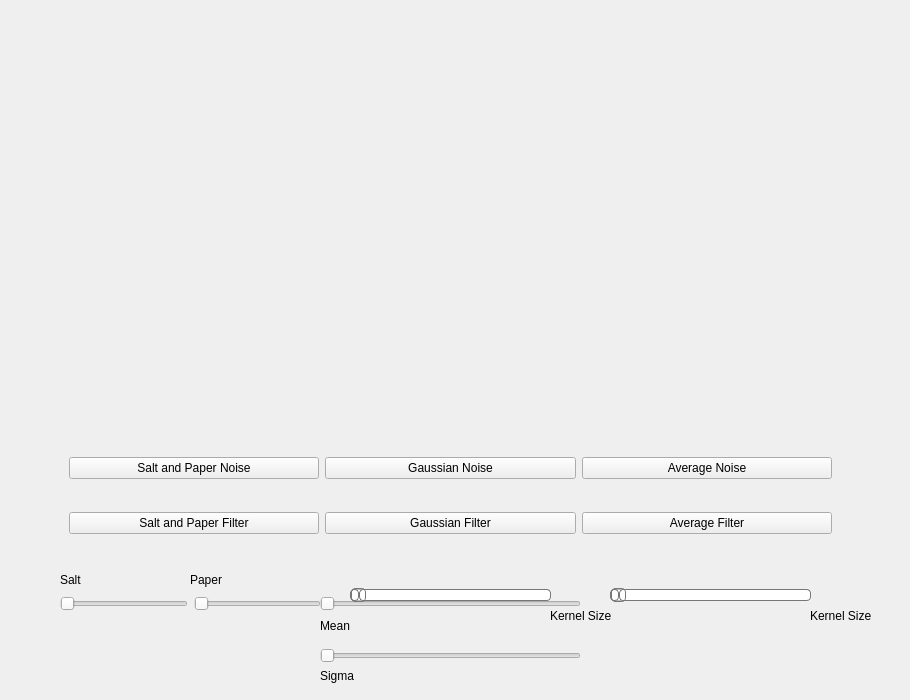
    <widget class="QWidget" name="tab">
     <attribute name="title">
      <string>Filtering</string>
     </attribute>
     <widget class="QWidget" name="verticalLayoutWidget_4">
      <property name="geometry">
       <rect>
        <x>60</x>
        <y>0</y>
        <width>781</width>
        <height>571</height>
       </rect>
      </property>
      <layout class="QVBoxLayout" name="verticalLayout_4">
       <item>
        <widget class="QWidget" name="horizontalWidget_4" native="true">
         <property name="maximumSize">
          <size>
           <width>16777215</width>
           <height>40</height>
          </size>
         </property>
         <layout class="QHBoxLayout" name="horizontalLayout_24">
          <item>
           <layout class="QHBoxLayout" name="horizontalLayout_9">
            <item>
             <widget class="QLabel" name="originalImgLbl">
              <property name="text">
               <string/>
              </property>
             </widget>
            </item>
           </layout>
          </item>
          <item>
           <spacer name="horizontalSpacer_3">
            <property name="orientation">
             <enum>Qt::Horizontal</enum>
            </property>
            <property name="sizeType">
             <enum>QSizePolicy::Maximum</enum>
            </property>
            <property name="sizeHint" stdset="0">
             <size>
              <width>40</width>
              <height>20</height>
             </size>
            </property>
           </spacer>
          </item>
          <item>
           <layout class="QHBoxLayout" name="horizontalLayout_10">
            <item>
             <widget class="QLabel" name="filteredImgLbl">
              <property name="text">
               <string/>
              </property>
             </widget>
            </item>
           </layout>
          </item>
         </layout>
        </widget>
       </item>
       <item>
        <layout class="QHBoxLayout" name="horizontalLayout_25">
         <item>
          <layout class="QVBoxLayout" name="verticalLayout_2">
           <item>
            <widget class="QLabel" name="originalImg">
             <property name="text">
              <string/>
             </property>
            </widget>
           </item>
          </layout>
         </item>
         <item>
          <spacer name="horizontalSpacer_2">
           <property name="orientation">
            <enum>Qt::Horizontal</enum>
           </property>
           <property name="sizeType">
            <enum>QSizePolicy::Maximum</enum>
           </property>
           <property name="sizeHint" stdset="0">
            <size>
             <width>40</width>
             <height>20</height>
            </size>
           </property>
          </spacer>
         </item>
         <item>
          <layout class="QVBoxLayout" name="verticalLayout_3">
           <item>
            <widget class="QLabel" name="filteredImg">
             <property name="text">
              <string/>
             </property>
            </widget>
           </item>
          </layout>
         </item>
        </layout>
       </item>
       <item>
        <spacer name="verticalSpacer_2">
         <property name="orientation">
          <enum>Qt::Vertical</enum>
         </property>
         <property name="sizeType">
          <enum>QSizePolicy::Maximum</enum>
         </property>
         <property name="sizeHint" stdset="0">
          <size>
           <width>20</width>
           <height>70</height>
          </size>
         </property>
        </spacer>
       </item>
       <item>
        <widget class="QWidget" name="buttons_layout" native="true">
         <property name="maximumSize">
          <size>
           <width>16777215</width>
           <height>150</height>
          </size>
         </property>
         <layout class="QHBoxLayout" name="horizontalLayout_5">
          <item>
           <layout class="QHBoxLayout" name="horizontalLayout_26">
            <item>
             <layout class="QVBoxLayout" name="verticalLayout_6">
              <item>
               <widget class="QPushButton" name="saltNoBtn_2">
                <property name="text">
                 <string>Salt and Paper Noise</string>
                </property>
               </widget>
              </item>
              <item>
               <widget class="QPushButton" name="altFiltBtn_2">
                <property name="text">
                 <string>Salt and Paper Filter</string>
                </property>
               </widget>
              </item>
             </layout>
            </item>
           </layout>
          </item>
          <item>
           <layout class="QVBoxLayout" name="verticalLayout_20">
            <item>
             <widget class="QPushButton" name="gaussianNoBtn_2">
              <property name="text">
               <string>Gaussian Noise</string>
              </property>
             </widget>
            </item>
            <item>
             <widget class="QPushButton" name="gaussianFilBtn_2">
              <property name="text">
               <string>Gaussian Filter</string>
              </property>
             </widget>
            </item>
           </layout>
          </item>
          <item>
           <layout class="QVBoxLayout" name="verticalLayout_17">
            <item>
             <widget class="QPushButton" name="avgNoBtn_2">
              <property name="text">
               <string>Average Noise</string>
              </property>
             </widget>
            </item>
            <item>
             <widget class="QPushButton" name="avgFiltBtn_2">
              <property name="text">
               <string>Average Filter</string>
              </property>
             </widget>
            </item>
           </layout>
          </item>
         </layout>
        </widget>
       </item>
      </layout>
     </widget>
     <widget class="QLabel" name="average_slider_value">
      <property name="geometry">
       <rect>
        <x>820</x>
        <y>580</y>
        <width>41</width>
        <height>31</height>
       </rect>
      </property>
      <property name="text">
       <string/>
      </property>
     </widget>
     <widget class="QLabel" name="slider_magdy_val">
      <property name="geometry">
       <rect>
        <x>562</x>
        <y>580</y>
        <width>51</width>
        <height>31</height>
       </rect>
      </property>
      <property name="text">
       <string/>
      </property>
     </widget>
     <widget class="QWidget" name="horizontalLayoutWidget">
      <property name="geometry">
       <rect>
        <x>320</x>
        <y>580</y>
        <width>261</width>
        <height>47</height>
       </rect>
      </property>
      <layout class="QHBoxLayout" name="horizontalLayout">
       <item>
        <layout class="QVBoxLayout" name="meanLabelGaussN">
         <item>
          <widget class="QSlider" name="mean_sliderGaussN">
           <property name="orientation">
            <enum>Qt::Horizontal</enum>
           </property>
          </widget>
         </item>
        </layout>
       </item>
       <item>
        <layout class="QVBoxLayout" name="sigmaLabelGaussN"/>
       </item>
      </layout>
     </widget>
     <widget class="QWidget" name="horizontalLayoutWidget_2">
      <property name="geometry">
       <rect>
        <x>60</x>
        <y>580</y>
        <width>261</width>
        <height>47</height>
       </rect>
      </property>
      <layout class="QHBoxLayout" name="horizontalLayout_7">
       <item>
        <layout class="QVBoxLayout" name="sAndPLabel">
         <item>
          <widget class="QSlider" name="saltSlider">
           <property name="maximum">
            <number>20</number>
           </property>
           <property name="singleStep">
            <number>1</number>
           </property>
           <property name="pageStep">
            <number>0</number>
           </property>
           <property name="orientation">
            <enum>Qt::Horizontal</enum>
           </property>
          </widget>
         </item>
        </layout>
       </item>
       <item>
        <layout class="QVBoxLayout" name="sAndPLabel_2">
         <item>
          <widget class="QSlider" name="paperSlider">
           <property name="maximum">
            <number>20</number>
           </property>
           <property name="orientation">
            <enum>Qt::Horizontal</enum>
           </property>
          </widget>
         </item>
        </layout>
       </item>
      </layout>
     </widget>
     <widget class="QLabel" name="gaussian_slider_value">
      <property name="geometry">
       <rect>
        <x>560</x>
        <y>580</y>
        <width>51</width>
        <height>31</height>
       </rect>
      </property>
      <property name="text">
       <string/>
      </property>
     </widget>
     <widget class="QWidget" name="horizontalLayoutWidget_13">
      <property name="geometry">
       <rect>
        <x>60</x>
        <y>610</y>
        <width>261</width>
        <height>31</height>
       </rect>
      </property>
      <layout class="QHBoxLayout" name="SandPlabelsLayout">
       <item>
        <widget class="QLabel" name="saltLabel">
         <property name="text">
          <string/>
         </property>
        </widget>
       </item>
       <item>
        <widget class="QLabel" name="paperLabel">
         <property name="text">
          <string/>
         </property>
        </widget>
       </item>
      </layout>
     </widget>
     <widget class="QWidget" name="horizontalLayoutWidget_14">
      <property name="geometry">
       <rect>
        <x>320</x>
        <y>610</y>
        <width>261</width>
        <height>31</height>
       </rect>
      </property>
      <layout class="QHBoxLayout" name="gaussianLabels">
       <property name="spacing">
        <number>0</number>
       </property>
       <item>
        <widget class="QLabel" name="meanLabel_2">
         <property name="text">
          <string>Mean</string>
         </property>
        </widget>
       </item>
      </layout>
     </widget>
     <widget class="QWidget" name="horizontalLayoutWidget_15">
      <property name="geometry">
       <rect>
        <x>350</x>
        <y>560</y>
        <width>201</width>
        <height>71</height>
       </rect>
      </property>
      <layout class="QHBoxLayout" name="horizontalLayout_23">
       <item>
        <widget class="QSlider" name="GaussianSlider">
         <property name="styleSheet">
          <string notr="true">QSlider::groove:horizontal {
border: 1px solid #bbb;
background: white;
height: 10px;
border-radius: 4px;
}

QSlider::sub-page:horizontal {
background: qlineargradient(x1: 0, y1: 0,    x2: 0, y2: 1,
    stop: 0 #66e, stop: 1 #bbf);
background: qlineargradient(x1: 0, y1: 0.2, x2: 1, y2: 1,
    stop: 0 #bbf, stop: 1 #55f);
border: 1px solid #777;
height: 10px;
border-radius: 4px;
}

QSlider::add-page:horizontal {
background: #fff;
border: 1px solid #777;
height: 10px;
border-radius: 4px;
}

QSlider::handle:horizontal {
background: qlineargradient(x1:0, y1:0, x2:1, y2:1,
    stop:0 #eee, stop:1 #ccc);
border: 1px solid #777;
width: 13px;
margin-top: -2px;
margin-bottom: -2px;
border-radius: 4px;
}

QSlider::handle:horizontal:hover {
background: qlineargradient(x1:0, y1:0, x2:1, y2:1,
    stop:0 #fff, stop:1 #ddd);
border: 1px solid #444;
border-radius: 4px;
}

QSlider::sub-page:horizontal:disabled {
background: #bbb;
border-color: #999;
}

QSlider::add-page:horizontal:disabled {
background: #eee;
border-color: #999;
}

QSlider::handle:horizontal:disabled {
background: #eee;
border: 1px solid #aaa;
border-radius: 4px;
}</string>
         </property>
         <property name="minimum">
          <number>1</number>
         </property>
         <property name="maximum">
          <number>100</number>
         </property>
         <property name="singleStep">
          <number>2</number>
         </property>
         <property name="orientation">
          <enum>Qt::Horizontal</enum>
         </property>
        </widget>
       </item>
      </layout>
     </widget>
     <widget class="QWidget" name="horizontalLayoutWidget_16">
      <property name="geometry">
       <rect>
        <x>610</x>
        <y>580</y>
        <width>201</width>
        <height>31</height>
       </rect>
      </property>
      <layout class="QHBoxLayout" name="horizontalLayout_27">
       <item>
        <widget class="QSlider" name="average_slider">
         <property name="styleSheet">
          <string notr="true">QSlider::groove:horizontal {
border: 1px solid #bbb;
background: white;
height: 10px;
border-radius: 4px;
}

QSlider::sub-page:horizontal {
background: qlineargradient(x1: 0, y1: 0,    x2: 0, y2: 1,
    stop: 0 #66e, stop: 1 #bbf);
background: qlineargradient(x1: 0, y1: 0.2, x2: 1, y2: 1,
    stop: 0 #bbf, stop: 1 #55f);
border: 1px solid #777;
height: 10px;
border-radius: 4px;
}

QSlider::add-page:horizontal {
background: #fff;
border: 1px solid #777;
height: 10px;
border-radius: 4px;
}

QSlider::handle:horizontal {
background: qlineargradient(x1:0, y1:0, x2:1, y2:1,
    stop:0 #eee, stop:1 #ccc);
border: 1px solid #777;
width: 13px;
margin-top: -2px;
margin-bottom: -2px;
border-radius: 4px;
}

QSlider::handle:horizontal:hover {
background: qlineargradient(x1:0, y1:0, x2:1, y2:1,
    stop:0 #fff, stop:1 #ddd);
border: 1px solid #444;
border-radius: 4px;
}

QSlider::sub-page:horizontal:disabled {
background: #bbb;
border-color: #999;
}

QSlider::add-page:horizontal:disabled {
background: #eee;
border-color: #999;
}

QSlider::handle:horizontal:disabled {
background: #eee;
border: 1px solid #aaa;
border-radius: 4px;
}</string>
         </property>
         <property name="minimum">
          <number>1</number>
         </property>
         <property name="maximum">
          <number>100</number>
         </property>
         <property name="singleStep">
          <number>2</number>
         </property>
         <property name="orientation">
          <enum>Qt::Horizontal</enum>
         </property>
        </widget>
       </item>
      </layout>
     </widget>
     <widget class="QLabel" name="varianceLabel">
      <property name="geometry">
       <rect>
        <x>570</x>
        <y>630</y>
        <width>61</width>
        <height>21</height>
       </rect>
      </property>
      <property name="text">
       <string/>
      </property>
     </widget>
     <widget class="QLabel" name="meanLabel">
      <property name="geometry">
       <rect>
        <x>570</x>
        <y>570</y>
        <width>51</width>
        <height>29</height>
       </rect>
      </property>
      <property name="text">
       <string/>
      </property>
     </widget>
     <widget class="QWidget" name="horizontalLayoutWidget_17">
      <property name="geometry">
       <rect>
        <x>320</x>
        <y>640</y>
        <width>261</width>
        <height>31</height>
       </rect>
      </property>
      <layout class="QHBoxLayout" name="horizontalLayout_28">
       <item>
        <widget class="QSlider" name="sigma_sliderGaussN">
         <property name="orientation">
          <enum>Qt::Horizontal</enum>
         </property>
        </widget>
       </item>
      </layout>
     </widget>
     <widget class="QLabel" name="saltLabel_2">
      <property name="geometry">
       <rect>
        <x>60</x>
        <y>570</y>
        <width>63</width>
        <height>20</height>
       </rect>
      </property>
      <property name="text">
       <string>Salt</string>
      </property>
     </widget>
     <widget class="QLabel" name="paperLabel_2">
      <property name="geometry">
       <rect>
        <x>190</x>
        <y>570</y>
        <width>63</width>
        <height>20</height>
       </rect>
      </property>
      <property name="text">
       <string>Paper</string>
      </property>
     </widget>
     <widget class="QLabel" name="varianceLabel_2">
      <property name="geometry">
       <rect>
        <x>320</x>
        <y>660</y>
        <width>71</width>
        <height>31</height>
       </rect>
      </property>
      <property name="text">
       <string>Sigma</string>
      </property>
     </widget>
     <widget class="QLabel" name="kernelSize">
      <property name="geometry">
       <rect>
        <x>810</x>
        <y>600</y>
        <width>91</width>
        <height>31</height>
       </rect>
      </property>
      <property name="text">
       <string>Kernel Size</string>
      </property>
     </widget>
     <widget class="QLabel" name="kernelSize_2">
      <property name="geometry">
       <rect>
        <x>550</x>
        <y>600</y>
        <width>91</width>
        <height>31</height>
       </rect>
      </property>
      <property name="text">
       <string>Kernel Size</string>
      </property>
     </widget>
    </widget>
